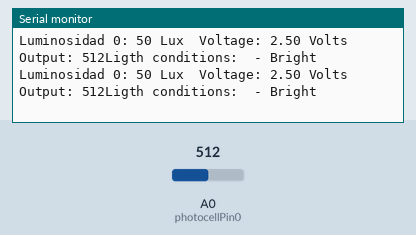
Bench run of a sketch on a simulated Arduino Uno, built with avr-gcc and run on an emulated ATmega328P. Parts: the last lines printed to the serial monitor. Inputs (shaded band) come from the test bench; at power-on: A0 (photocellPin0) = 512.

Above: at 1.8 s.
1.9 s: A0 (photocellPin0) set to 490
At 2.6 s:
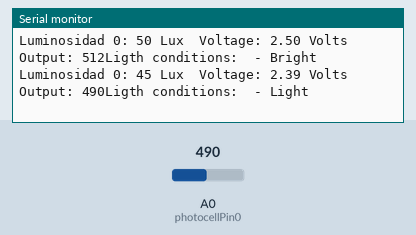
4.5 s: A0 (photocellPin0) set to 190
At 5.5 s:
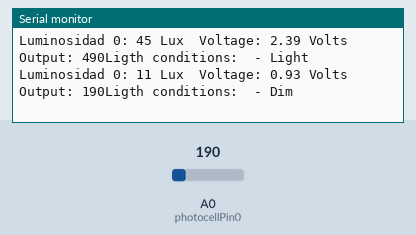
7.6 s: A0 (photocellPin0) set to 0
At 9.0 s:
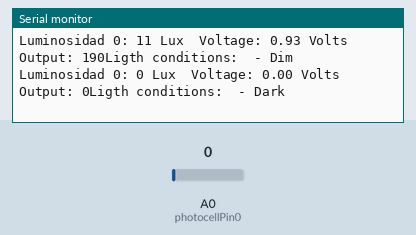
10.6 s: A0 (photocellPin0) set to 810
At 11.9 s:
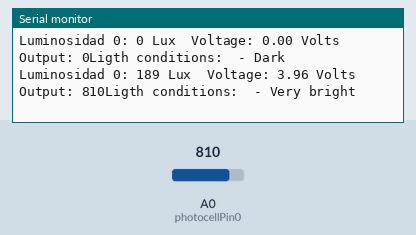

The sketch:

LightDataCollection.ino
```cpp
/* Photocell simple testing sketch.

Connect one end of the photocell to 5V, the other end to Analog 0.
Then connect one end of a 10K resistor from Analog 0 to ground

From: http://forum.arduino.cc/index.php/topic,37555.0.html

*/


int photocellPin0 = 0;     // the cell and 10K pulldown are connected to a0
int photocellReading0;     // the analog reading from the analog resistor divider
float Res0=10.0;              // Resistance in the circuit of sensor 0 (KOhms)
// depending of the Resistance used, you could measure better at dark or at bright conditions.
// you could use a double circuit (using other LDR connected to analog pin 1) to have fun testing the sensors.
// Change the value of Res0 depending of what you use in the circuit

void setup(void) {
  // We'll send debugging information via the Serial monitor
  Serial.begin(9600);
}


void loop(void) {
  photocellReading0 = analogRead(photocellPin0);   // Read the analogue pin
  float Vout0=photocellReading0*0.0048828125;      // calculate the voltage
  int lux0=500/(Res0*((5-Vout0)/Vout0));           // calculate the Lux
  Serial.print("Luminosidad 0: ");                 // Print the measurement (in Lux units) in the screen
  Serial.print(lux0);
  Serial.print(" Lux\t");
  Serial.print("Voltage: ");                       // Print the calculated voltage returned to pin 0
  Serial.print(Vout0);
  Serial.print(" Volts\t");
  Serial.print("Output: ");
  Serial.print(photocellReading0);               // Print the measured level at pin 0
  Serial.print("Ligth conditions: ");            // Print an approach to ligth conditions
  if (photocellReading0 < 10) {
    Serial.println(" - Dark");
  } else if (photocellReading0 < 200) {
    Serial.println(" - Dim");
  } else if (photocellReading0 < 500) {
    Serial.println(" - Light");
  } else if (photocellReading0 < 800) {
    Serial.println(" - Bright");
  } else {
    Serial.println(" - Very bright");
  }
  delay(1000);
}
```

Measured:
- after the input at 1.9 s, the serial monitor: prints a new line after 0.14 s (image 1)
- after the input at 4.5 s, the serial monitor: prints a new line after 0.59 s (image 2)
- after the input at 7.6 s, the serial monitor: prints a new line after 0.53 s (image 3)
- after the input at 10.6 s, the serial monitor: prints a new line after 0.57 s (image 4)
